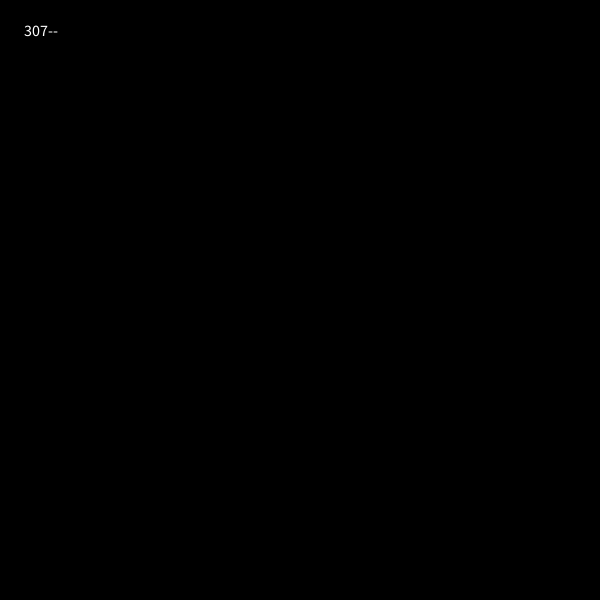
Frame 1 (no input)
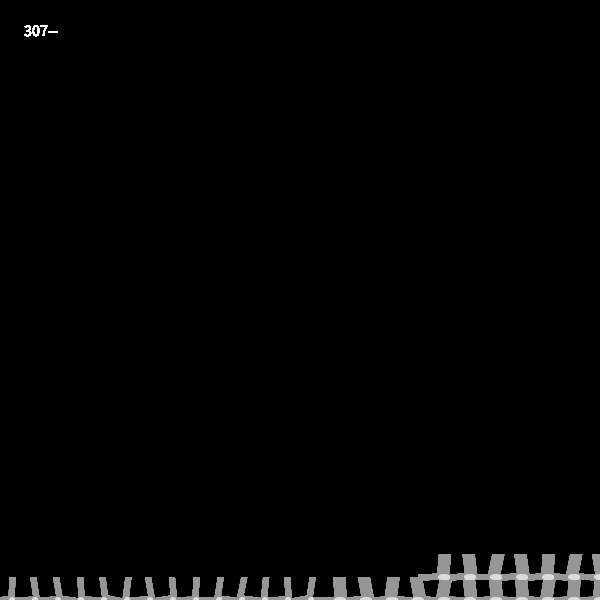
Frame 60 (the mouse pressed at the canvas centre just before this capture)
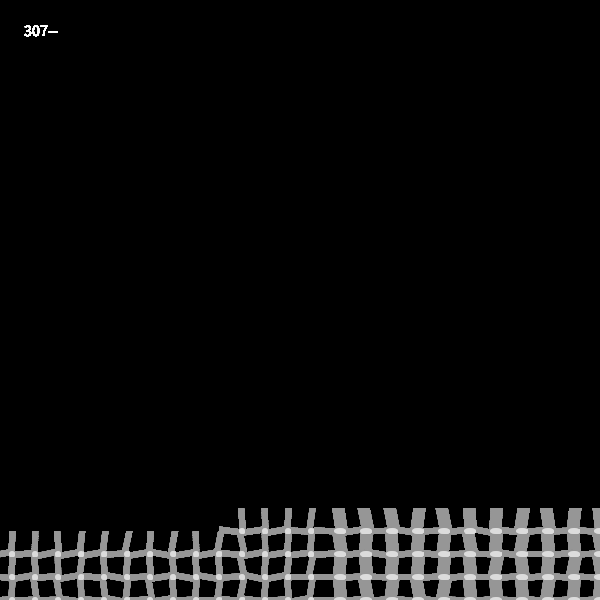
Frame 120 (the mouse held since frame 60 and released just before this capture)

The Processing sketch that drew these frames (run headless with seeded random() and noise(); from frame 60 on, the mouse is pressed at the canvas centre):

// Processing sketch: sketch_307
// ── sketch_307.pde
ArrayList<Unit> units;
int posx, posy;
float xstep, ystep;
float unitw, unith;

void setup() {
  size(600, 600);
  background(0);
  smooth();
  pixelDensity(2);
  posx = width;
  posy = height;
  units = new ArrayList<Unit>();

  xstep = 20;
  ystep = 20;
}

void draw() {
  //background(0);
  fill(255);
  textSize(16);
  text("307--", 24, 36);

  if (posx <= width/2) {
    unitw = 3;
  } else {
    unitw = 6;
  }

  if (posy >= height/2) {
    unith = 3;
  } else {
    unith = 6;
  }
  
  Unit u = new Unit(posx, posy, unitw, unith);  
  units.add(u);


  posx -= xstep + unitw;
  if (posx < -20) {
    posy -= ystep + unitw;
    posx = width;
  }
  if (posy < -50) {
    noLoop();
  }
  for (Unit u1 : units) {
    u1.display();
  }
}
// ── Unit.pde
float x, y;
float w, h;
float xoff, yoff;

class Unit {
  Unit(float x_, float y_, float w_, float h_) {

    x = x_;
    y = y_;
    w = w_;
    h = h_;

    xoff = random(-2.5, 2.5);
    yoff = random(-2.5, 2.5);
  }

  void display() {
    pushMatrix();
    translate(x, y);

    fill(150, 100);
    noStroke();

    beginShape();
    vertex(xstep + xoff, 0);
    vertex(xstep+2*w + xoff, 0);
    vertex(xstep+2*w - xoff, ystep+h);
    vertex(xstep - xoff, ystep+h);
    endShape(CLOSE);

    beginShape();
    vertex(0, ystep + yoff);
    vertex(xstep+w, ystep - yoff);
    vertex(xstep+w, ystep+2*h - yoff);
    vertex(0, ystep+2*h + yoff);
    endShape(CLOSE);

    fill(220);
    ellipse(xstep+w, ystep+h, w*2, h*2);
    popMatrix();
  }
}
